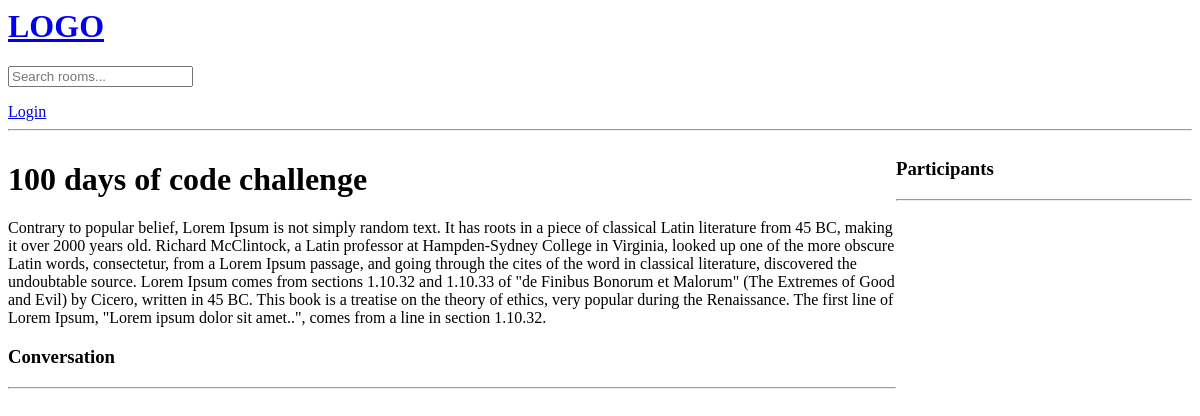
/room/2/, run on an earlier commit of the app's database.
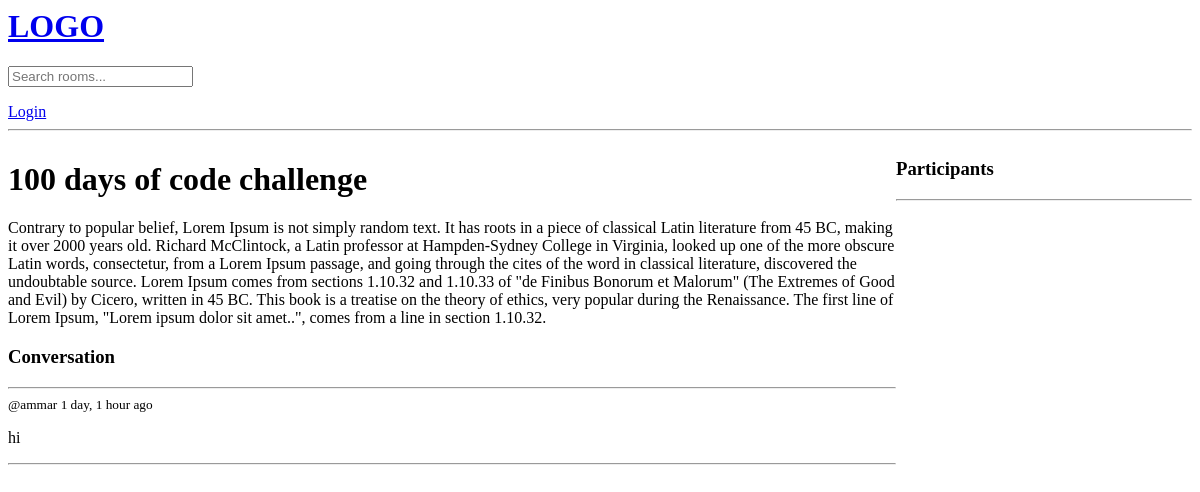
And on a later commit of the database.
### base/models.py (models this page shows, shortened)
class Room(models.Model):
    host = models.ForeignKey(User, on_delete=models.SET_NULL, null=True)
    topic = models.ForeignKey(Topic, on_delete=models.SET_NULL, null=True)
    name = models.CharField(max_length=200)
    description = models.TextField(null=True, blank=True)
    participants = models.ManyToManyField(User, related_name='participans', blank = True)
    updated = models.DateTimeField(auto_now=True)
    created = models.DateTimeField(auto_now_add=True)
    class Meta:
        ordering = ['-updated', '-created']

class Message(models.Model):
    user = models.ForeignKey(User, on_delete=models.CASCADE)
    room = models.ForeignKey(Room, on_delete=models.CASCADE)
    body = models.TextField()
    updated = models.DateTimeField(auto_now=True)
    created = models.DateTimeField(auto_now_add=True)
    class Meta:
        ordering = ['-updated', '-created']

### base/views.py (the view, shortened to what this page needs)
# urls.py: path('room/<str:pk>/', views.room, name="room"),
def room(request, pk):
    room = Room.objects.get(id=pk)
    room_messages = room.message_set.all()
    participants = room.participants.all()
    context = {'room': room, 'room_messages': room_messages, 'participants': participants}
    return render(request, 'base/room.html', context)

### base/templates/base/room.html (shortened to what this page needs)
{% include 'navbar.html' %}
{% block content%}
<div class="room-container">
<div>
<h1>{{room.name}}</h1>
<p>{{room.description}}</p>
<div class="comment-wrapper">
    <h3>Conversation</h3>
    <hr>
    {% for message in room_messages %}
        <div>
            <small>@{{message.user}} {{message.created|timesince}} ago</small>
            <p>{{message.body}}</p>
            <hr>
        </div>
    {% endfor %}
</div>
</div>
<div>
    <h3>Participants</h3>
    <hr>
</div>
</div>
{% endblock %}

### templates/navbar.html
<a href="/">
    <h1>LOGO</h1>
</a>
<form method="GET" action="{% url 'home' %}">
    <input type="text" name="q" placeholder="Search rooms..."/>
</form>
{%if request.user.is_authenticated %}
<p>Hello {{request.user}}</p>
<a href="{% url 'logout' %}">Logout</a>
{% else %}
<a href="{% url 'login' %}">Login</a>
{% endif %}
<hr>

### base/templates/base/room.html (style rules this page uses)
.room-container { display: grid; grid-template-columns: 3fr 1fr; }

What changed in the data, as far as the page shows it:
added Message: user "ammar", created "1 day, 1 hour", body "hi"
